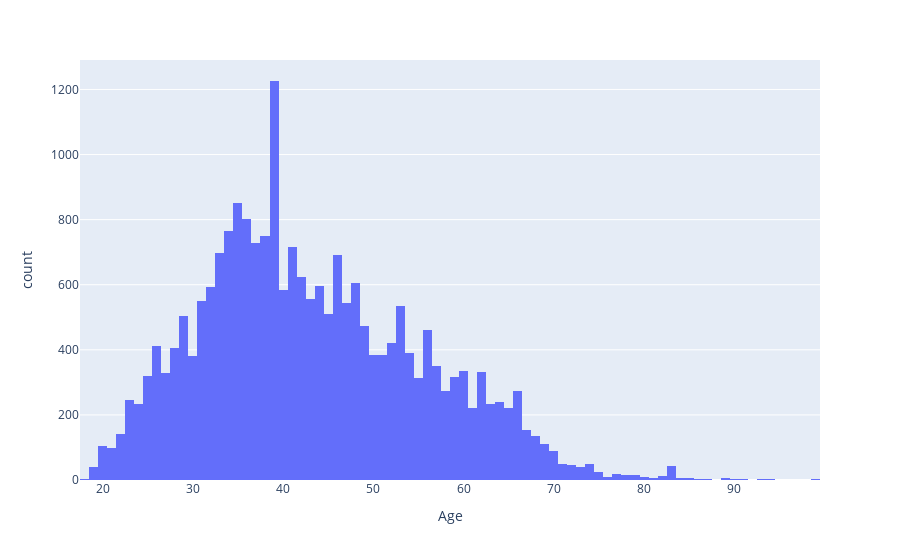

Notebook code cell kept with this figure:
### Code cell
import plotly.express as px
fig_age = px.histogram(df, x = 'Age')
fig_age.show()

### Figure 1 — Plotly figure (JSON) as saved in the notebook; plotly's stock layout.template omitted (floating-point values rounded to 4 significant figures; data arrays with more than 128 entries replaced by an {"elided": "..."} marker saying what was removed)
{"data": [{"alignmentgroup": "True", "bingroup": "x", "hovertemplate": "Age=%{x}<br>count=%{y}<extra></extra>", "legendgroup": "", "marker": {"color": "#636efa", "pattern": {"shape": ""}}, "name": "", "offsetgroup": "", "orientation": "v", "showlegend": false, "type": "histogram", "x": {"elided": "22641 int values"}, "xaxis": "x", "yaxis": "y"}], "layout": {"barmode": "relative", "legend": {"tracegroupgap": 0}, "margin": {"t": 60}, "xaxis": {"anchor": "y", "domain": [0, 1], "title": {"text": "Age"}}, "yaxis": {"anchor": "x", "domain": [0, 1], "title": {"text": "count"}}}}
